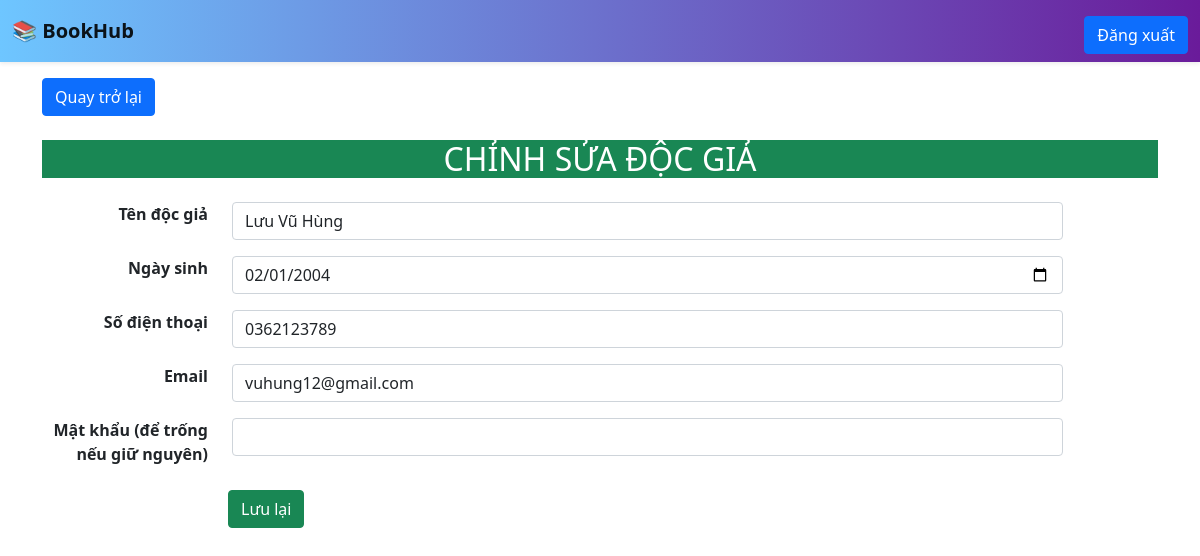
Before: /docgia/chinhsuadocgia.php?id=4 (signed in) with the older database file.
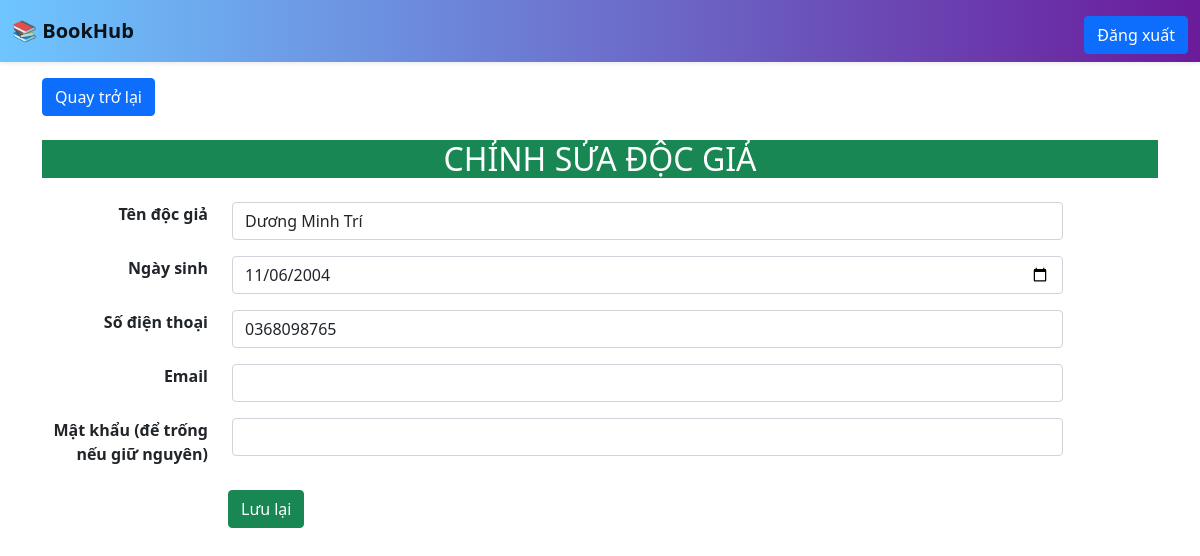
After: the same page with the newer database file.
### tables this page shows
CREATE TABLE `doc_gia` (
  `ma_doc_gia` int(11) NOT NULL,
  `ten_doc_gia` varchar(255) NOT NULL,
  `ngay_sinh` date NOT NULL,
  `so_dien_thoai` varchar(15) NOT NULL,
  `created_at` timestamp NOT NULL DEFAULT current_timestamp(),
  `email` varchar(255) NOT NULL,
  `mat_khau` varchar(255) DEFAULT NULL
);

### docgia/chinhsuadocgia.php (the view, shortened to what this page needs)
<?php
require_once "../config.php";
if(isset($_GET['id'])){
    $id = (int)$_GET['id'];
    $sql = "SELECT * FROM doc_gia WHERE ma_doc_gia = $id";
    $res = mysqli_query($conn,$sql);
    $rows = mysqli_fetch_assoc($res);
    $tendg    = $rows['ten_doc_gia'];
    $ngaysinh = $rows['ngay_sinh'];
    $sdt      = $rows['so_dien_thoai'];
    $email    = $rows['email'];
} else {
    header('location: hienthidocgia.php');
    die();
}
?>
<!DOCTYPE html>
<html lang="vi">
<head>
    <link href="https://cdn.jsdelivr.net/npm/bootstrap@5.1.3/dist/css/bootstrap.min.css" rel="stylesheet">
</head>
<body>
   <nav class="navbar navbar-expand-lg navbar-light shadow-sm sticky-top" style="background: linear-gradient(to right, #6EC6FF, #6A1B9A);">
        <div class="container-fluid">
            <a class="navbar-brand fw-bold" href="../index.php">
                <span class="text-gradient">📚 BookHub</span>
            </a>
            <div class="collapse navbar-collapse" id="navbarNav">
                <ul class="navbar-nav ms-auto">
                    <li class="nav-item"><a class="btn btn-primary mt-2" href="../dangxuat.php">Đăng xuất</a></li>
                </ul>
            </div>
        </div>
    </nav>
    <div class="container mt-3">
        <a href="hienthidocgia.php" class="btn btn-primary">Quay trở lại</a>
        <h2 class="text-center bg-success text-white mt-4 mb-4">CHỈNH SỬA ĐỘC GIẢ</h2>
        <form method="POST">
            <div class="row mb-3">
                <label for="tendg" class="form-label col-sm-2 text-end"><strong>Tên độc giả</strong></label>
                <div class="col-sm-9">
                    <input type="text" class="form-control" id="tendg" name="tendg" value="<?php echo htmlspecialchars($tendg); ?>">
                </div>
            </div>
            <div class="row mb-3">
                <label for="ngaysinh" class="form-label col-sm-2 text-end"><strong>Ngày sinh</strong></label>
                <div class="col-sm-9">
                    <input type="date" class="form-control" id="ngaysinh" name="ngaysinh" value="<?php echo htmlspecialchars($ngaysinh); ?>">
                </div>
            </div>
            <div class="row mb-3">
                <label for="sdt" class="form-label col-sm-2 text-end"><strong>Số điện thoại</strong></label>
                <div class="col-sm-9">
                    <input type="text" class="form-control" id="sdt" name="sdt" value="<?php echo htmlspecialchars($sdt); ?>">
                </div>
            </div>
            <div class="row mb-3">
                <label for="email" class="form-label col-sm-2 text-end"><strong>Email</strong></label>
                <div class="col-sm-9">
                    <input type="email" class="form-control" id="email" name="email" value="<?php echo htmlspecialchars($email); ?>">
                </div>
            </div>
            <div class="row mb-3">
                <label for="mat_khau" class="form-label col-sm-2 text-end"><strong>Mật khẩu (để trống nếu giữ nguyên)</strong></label>
                <div class="col-sm-9">
                    <input type="password" class="form-control" id="mat_khau" name="mat_khau" value="">
                </div>
            </div>
            <button class="btn btn-success offset-sm-2" name="save">Lưu lại</button>
        </form>
    </div>
</body>
</html>

Changed rows visible on the page:
changed doc_gia: tendg "Lưu Vũ Hùng" → "Dương Minh Trí"; ngaysinh "02/01/2004" → "11/06/2004"; sdt "0362123789" → "0368098765"; email "vuhung12@gmail.com" → (not shown)
